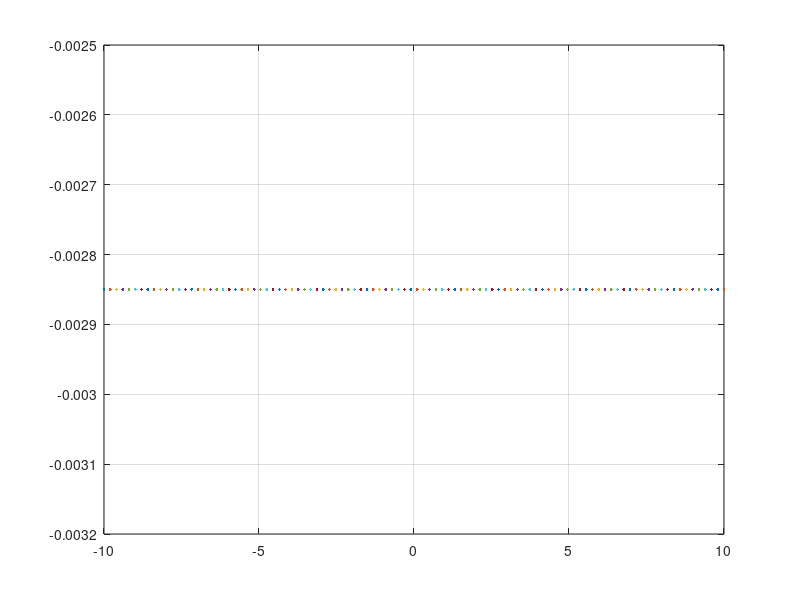

This chart was generated by the following MATLAB code:
function test2
n = linspace(-10,10);
y = sincfunction(n);
plot(n,y);
grid;
function z = sincfunction(n)
if(eq(n,0))
    z = 1;
else
    z = sin(pi*n)/(pi*n);
end
end
end